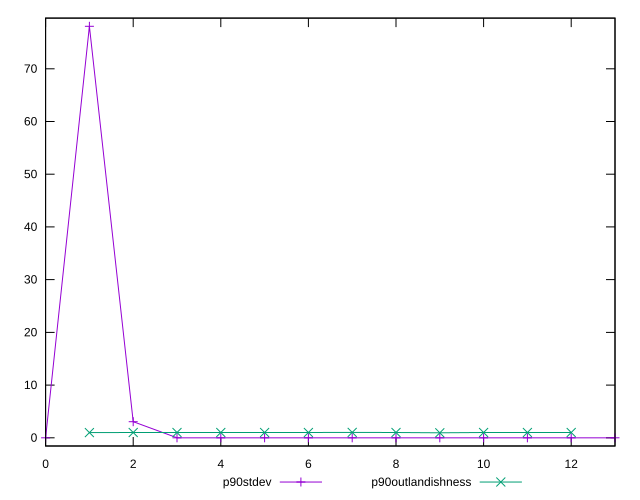

This chart was generated by the following gnuplot code:
reset

$p90Stdev <<EOF
0 0
1 78.06050743439573
2 3.049326796815737
3 0
4 0
5 0
6 0
7 0
8 0
9 0
10 0
11 0
12 0
13 0
EOF

$p90Outlandishness <<EOF
1 0.9896258282150646
2 1.0005147522938824
3 0.9999299486874351
4 1
5 1
6 1
7 1.0133777777777777
8 1
9 0.9473777777777779
10 1
11 1
12 1
EOF

set key outside below
set xrange [0:13]
set yrange [-1.5612101486879146:79.62171758308365]
set terminal svg size 640, 500 enhanced background rgb 'white'
set output "report_00007_2020-12-11T15:55:29.892Z/uses-text-compression/progression/stddev.svg"

plot $p90Stdev title "p90stdev" with linespoints, \
     $p90Outlandishness title "p90outlandishness" with linespoints

reset
